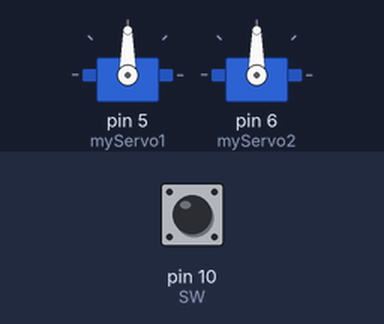
The sketch below on a simulated Arduino Uno, built with avr-gcc and run on an emulated ATmega328P. Parts: 2 × servo. The test bench sets the inputs (shaded band); at power-on: pin 10 (SW) LOW.

Above: at 1.2 s.
1.3 s: pin 10 (SW) pulled HIGH for 0.15 s
At 2.8 s:
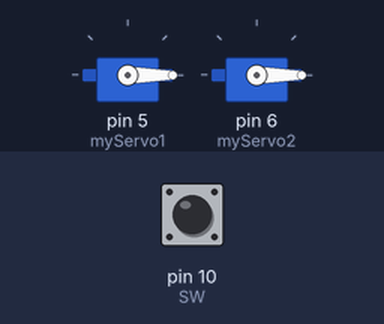
3.3 s: pin 10 (SW) pulled HIGH for 3.2 s
At 4.0 s:
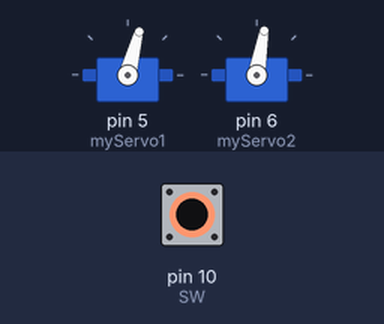
Timing chart, 0 to 8.0 s (numbered marks = the images above; inputs shaded):
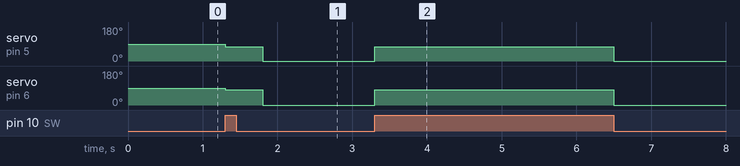

The sketch:

Level_cut_Servo.ino
```cpp
#include <Servo.h>

// Define the servo motor
Servo myServo1;
Servo myServo2;

// Define the switch pin
const int SW = 10; // Change this to the pin you connect the switch to

// Variables to store the servo position and switch state
int servoPos = 0;
int switchState = 0;
int lastSwitchState = 0;

void setup() {
  // Attach the servo to pin 9
  myServo1.attach(5); // Change this to the pin you connect the servo to
  myServo2.attach(6);
  // Set the switch pin as input
}

void loop() {
  // Read the state of the switch
  switchState = digitalRead(SW);

  // If the switch state has changed
  if (switchState != lastSwitchState) {
    // If the switch is pressed
    if (switchState == HIGH) {
      // Rotate the servo to +90 degrees
      servoPos = 80;
      myServo1.write(75);
      myServo2.write(servoPos);
      delay(500);
    } else {
      // If the switch is released, return to -90 degrees
      servoPos = -80;
      myServo1.write(-75);
      myServo2.write(servoPos);
      delay(500);
    }
  }

  // Update the last switch state
  lastSwitchState = switchState;
}
```

Measured:
- after the input at 1.3 s, servo on pin 5 (myServo1): 90° → 75° at once, → 0° 0.50 s later; servo on pin 6 (myServo2): 90° → 80° at once, → 0° 0.50 s later
- after the input at 3.3 s, servo on pin 5 (myServo1): 0° → 75° at once, → 0° 3.2 s later; servo on pin 6 (myServo2): 0° → 80° at once, → 0° 3.2 s later
